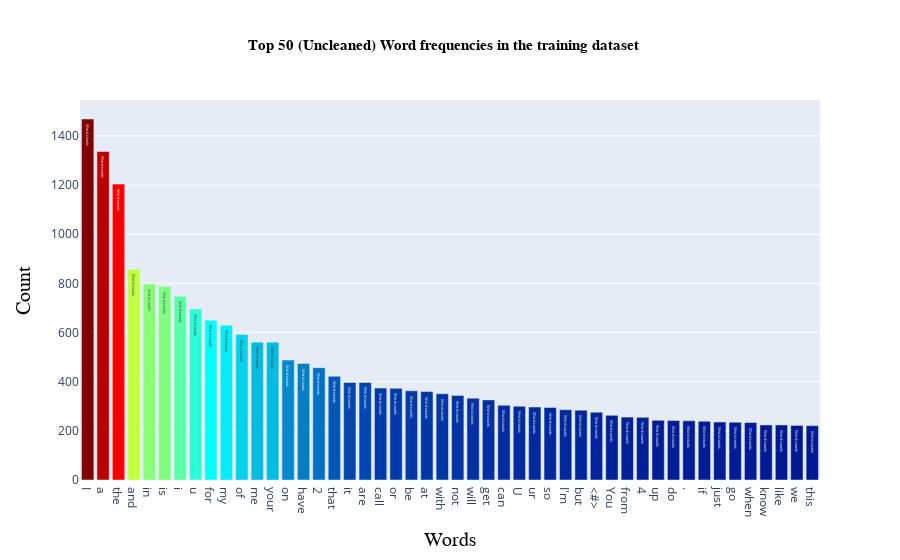

Notebook source saved alongside this figure:
### Code cell
all_words = data['Message'].str.split(expand=True).unstack().value_counts()
data = [go.Bar(
    x = all_words.index.values[2:50],
    y = all_words.values[2:50],
    marker= dict(colorscale='Jet',
                 color = all_words.values[2:100]
                ),
    text='Word counts'
)]

layout = go.Layout(
    title = dict(
        text = '<b> Top 50 (Uncleaned) Word frequencies in the training dataset</b>',
        x = 0.49, y = .93,
        font = dict(
            family = 'Italic',
            size = 15,
            color = 'Black')
    ),
    xaxis = dict(
        title = dict(
            text = 'Words',
            font = dict(family = 'Italic',
                        size = 20,
                        color = 'Black')
        ),
        ticklen = 5,
        zeroline = False
    ),
    yaxis = dict(title = dict(text = 'Count',
                              font = dict(family = 'Italic',
                                          size = 20,
                                          color = 'Black')
                             ),
                 ticklen = 5,
                 zeroline = False
                )
)

fig = go.Figure(data=data, layout=layout)
iplot(fig)

### Figure 1 — Plotly figure (JSON) as saved in the notebook; plotly's stock layout.template omitted (floating-point values rounded to 4 significant figures)
{"data": [{"marker": {"color": [1469, 1337, 1204, 858, 798, 787, 748, 696, 650, 630, 592, 561, 561, 488, 474, 457, 422, 397, 397, 374, 373, 363, 360, 351, 344, 333, 326, 304, 300, 297, 295, 286, 284, 276, 263, 256, 255, 243, 242, 241, 239, 236, 235, 234, 224, 224, 222, 221, 218, 207, 204, 200, 199, 190, 187, 186, 163, 158, 156, 155, 154, 150, 150, 146, 145, 143, 142, 142, 140, 138, 137, 135, 134, 133, 133, 131, 129, 127, 126, 126, 126, 124, 121, 119, 119, 118, 117, 114, 114, 114, 114, 114, 113, 113, 113, 113, 112, 111], "colorscale": [[0, "rgb(0,0,131)"], [0.2, "rgb(0,60,170)"], [0.4, "rgb(5,255,255)"], [0.6, "rgb(255,255,0)"], [0.8, "rgb(250,0,0)"], [1, "rgb(128,0,0)"]]}, "text": "Word counts", "type": "bar", "x": ["I", "a", "the", "and", "in", "is", "i", "u", "for", "my", "of", "me", "your", "on", "have", "2", "that", "it", "are", "call", "or", "be", "at", "with", "not", "will", "get", "can", "U", "ur", "so", "I'm", "but", "&lt;#&gt;", "You", "from", "4", "up", "do", ".", "if", "just", "go", "when", "know", "like", "we", "this"], "y": [1469, 1337, 1204, 858, 798, 787, 748, 696, 650, 630, 592, 561, 561, 488, 474, 457, 422, 397, 397, 374, 373, 363, 360, 351, 344, 333, 326, 304, 300, 297, 295, 286, 284, 276, 263, 256, 255, 243, 242, 241, 239, 236, 235, 234, 224, 224, 222, 221]}], "layout": {"title": {"font": {"color": "Black", "family": "Italic", "size": 15}, "text": "<b> Top 50 (Uncleaned) Word frequencies in the training dataset</b>", "x": 0.49, "y": 0.93}, "xaxis": {"ticklen": 5, "title": {"font": {"color": "Black", "family": "Italic", "size": 20}, "text": "Words"}, "zeroline": false}, "yaxis": {"ticklen": 5, "title": {"font": {"color": "Black", "family": "Italic", "size": 20}, "text": "Count"}, "zeroline": false}}}
